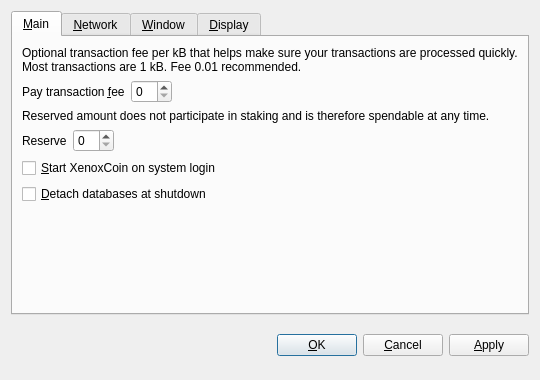
<?xml version="1.0" encoding="UTF-8"?>
<ui version="4.0">
 <class>OptionsDialog</class>
 <widget class="QDialog" name="OptionsDialog">
  <property name="geometry">
   <rect>
    <x>0</x>
    <y>0</y>
    <width>540</width>
    <height>380</height>
   </rect>
  </property>
  <property name="windowTitle">
   <string>Options</string>
  </property>
  <property name="modal">
   <bool>true</bool>
  </property>
  <layout class="QVBoxLayout" name="verticalLayout">
   <item>
    <widget class="QTabWidget" name="tabWidget">
     <property name="tabPosition">
      <enum>QTabWidget::North</enum>
     </property>
     <property name="currentIndex">
      <number>0</number>
     </property>
     <widget class="QWidget" name="tabMain">
      <attribute name="title">
       <string>&amp;Main</string>
      </attribute>
      <layout class="QVBoxLayout" name="verticalLayout_Main">
       <item>
        <widget class="QLabel" name="transactionFeeInfoLabel">
         <property name="text">
          <string>Optional transaction fee per kB that helps make sure your transactions are processed quickly. Most transactions are 1 kB. Fee 0.01 recommended.</string>
         </property>
         <property name="textFormat">
          <enum>Qt::PlainText</enum>
         </property>
         <property name="wordWrap">
          <bool>true</bool>
         </property>
        </widget>
       </item>
       <item>
        <layout class="QHBoxLayout" name="horizontalLayoutFee">
         <item>
          <widget class="QLabel" name="transactionFeeLabel">
           <property name="text">
            <string>Pay transaction &amp;fee</string>
           </property>
           <property name="textFormat">
            <enum>Qt::PlainText</enum>
           </property>
           <property name="buddy">
            <cstring>transactionFee</cstring>
           </property>
          </widget>
         </item>
         <item>
          <widget class="BitcoinAmountField" name="transactionFee"/>
         </item>
         <item>
          <spacer name="horizontalSpacerFee">
           <property name="orientation">
            <enum>Qt::Horizontal</enum>
           </property>
           <property name="sizeHint" stdset="0">
            <size>
             <width>40</width>
             <height>20</height>
            </size>
           </property>
          </spacer>
         </item>
        </layout>
       </item>
       <item>
        <widget class="QLabel" name="reserveBalanceInfoLabel">
         <property name="text">
          <string>Reserved amount does not participate in staking and is therefore spendable at any time.</string>
         </property>
         <property name="textFormat">
          <enum>Qt::PlainText</enum>
         </property>
         <property name="wordWrap">
          <bool>true</bool>
         </property>
        </widget>
       </item>
       <item>
        <layout class="QHBoxLayout" name="horizontalLayoutReserveBalance">
         <item>
          <widget class="QLabel" name="reserveBalanceLabel">
           <property name="text">
            <string>Reserve</string>
           </property>
           <property name="textFormat">
            <enum>Qt::PlainText</enum>
           </property>
           <property name="buddy">
            <cstring>reserveBalance</cstring>
           </property>
          </widget>
         </item>
         <item>
          <widget class="BitcoinAmountField" name="reserveBalance"/>
         </item>
         <item>
          <spacer name="horizontalSpacerReserveBalance">
           <property name="orientation">
            <enum>Qt::Horizontal</enum>
           </property>
           <property name="sizeHint" stdset="0">
            <size>
             <width>40</width>
             <height>20</height>
            </size>
           </property>
          </spacer>
         </item>
        </layout>
       </item>
       <item>
        <widget class="QCheckBox" name="bitcoinAtStartup">
         <property name="toolTip">
          <string>Automatically start XenoxCoin after logging in to the system.</string>
         </property>
         <property name="text">
          <string>&amp;Start XenoxCoin on system login</string>
         </property>
        </widget>
       </item>
       <item>
        <widget class="QCheckBox" name="detachDatabases">
         <property name="toolTip">
          <string>Detach block and address databases at shutdown. This means they can be moved to another data directory, but it slows down shutdown. The wallet is always detached.</string>
         </property>
         <property name="text">
          <string>&amp;Detach databases at shutdown</string>
         </property>
        </widget>
       </item>
       <item>
        <spacer name="verticalSpacer_Main">
         <property name="orientation">
          <enum>Qt::Vertical</enum>
         </property>
         <property name="sizeHint" stdset="0">
          <size>
           <width>20</width>
           <height>40</height>
          </size>
         </property>
        </spacer>
       </item>
      </layout>
     </widget>
     <widget class="QWidget" name="tabNetwork">
      <attribute name="title">
       <string>&amp;Network</string>
      </attribute>
      <layout class="QVBoxLayout" name="verticalLayout_Network">
       <item>
        <widget class="QCheckBox" name="mapPortUpnp">
         <property name="toolTip">
          <string>Automatically open the XenoxCoin client port on the router. This only works when your router supports UPnP and it is enabled.</string>
         </property>
         <property name="text">
          <string>Map port using &amp;UPnP</string>
         </property>
        </widget>
       </item>
       <item>
        <widget class="QCheckBox" name="connectSocks">
         <property name="toolTip">
          <string>Connect to the XenoxCoin network through a SOCKS proxy (e.g. when connecting through Tor).</string>
         </property>
         <property name="text">
          <string>&amp;Connect through SOCKS proxy:</string>
         </property>
        </widget>
       </item>
       <item>
        <layout class="QHBoxLayout" name="horizontalLayout_Network">
         <item>
          <widget class="QLabel" name="proxyIpLabel">
           <property name="text">
            <string>Proxy &amp;IP:</string>
           </property>
           <property name="textFormat">
            <enum>Qt::PlainText</enum>
           </property>
           <property name="buddy">
            <cstring>proxyIp</cstring>
           </property>
          </widget>
         </item>
         <item>
          <widget class="QValidatedLineEdit" name="proxyIp">
           <property name="maximumSize">
            <size>
             <width>140</width>
             <height>16777215</height>
            </size>
           </property>
           <property name="toolTip">
            <string>IP address of the proxy (e.g. 127.0.0.1)</string>
           </property>
          </widget>
         </item>
         <item>
          <widget class="QLabel" name="proxyPortLabel">
           <property name="text">
            <string>&amp;Port:</string>
           </property>
           <property name="textFormat">
            <enum>Qt::PlainText</enum>
           </property>
           <property name="buddy">
            <cstring>proxyPort</cstring>
           </property>
          </widget>
         </item>
         <item>
          <widget class="QLineEdit" name="proxyPort">
           <property name="maximumSize">
            <size>
             <width>55</width>
             <height>16777215</height>
            </size>
           </property>
           <property name="toolTip">
            <string>Port of the proxy (e.g. 9050)</string>
           </property>
          </widget>
         </item>
         <item>
          <widget class="QLabel" name="socksVersionLabel">
           <property name="text">
            <string>SOCKS &amp;Version:</string>
           </property>
           <property name="textFormat">
            <enum>Qt::PlainText</enum>
           </property>
           <property name="buddy">
            <cstring>socksVersion</cstring>
           </property>
          </widget>
         </item>
         <item>
          <widget class="QValueComboBox" name="socksVersion">
           <property name="toolTip">
            <string>SOCKS version of the proxy (e.g. 5)</string>
           </property>
          </widget>
         </item>
         <item>
          <spacer name="horizontalSpacer_Network">
           <property name="orientation">
            <enum>Qt::Horizontal</enum>
           </property>
           <property name="sizeHint" stdset="0">
            <size>
             <width>40</width>
             <height>20</height>
            </size>
           </property>
          </spacer>
         </item>
        </layout>
       </item>
       <item>
        <spacer name="verticalSpacer_Network">
         <property name="orientation">
          <enum>Qt::Vertical</enum>
         </property>
         <property name="sizeHint" stdset="0">
          <size>
           <width>20</width>
           <height>40</height>
          </size>
         </property>
        </spacer>
       </item>
      </layout>
     </widget>
     <widget class="QWidget" name="tabWindow">
      <attribute name="title">
       <string>&amp;Window</string>
      </attribute>
      <layout class="QVBoxLayout" name="verticalLayout_Window">
       <item>
        <widget class="QCheckBox" name="minimizeToTray">
         <property name="toolTip">
          <string>Show only a tray icon after minimizing the window.</string>
         </property>
         <property name="text">
          <string>&amp;Minimize to the tray instead of the taskbar</string>
         </property>
        </widget>
       </item>
       <item>
        <widget class="QCheckBox" name="minimizeOnClose">
         <property name="toolTip">
          <string>Minimize instead of exit the application when the window is closed. When this option is enabled, the application will be closed only after selecting Quit in the menu.</string>
         </property>
         <property name="text">
          <string>M&amp;inimize on close</string>
         </property>
        </widget>
       </item>
       <item>
        <spacer name="verticalSpacer_Window">
         <property name="orientation">
          <enum>Qt::Vertical</enum>
         </property>
         <property name="sizeHint" stdset="0">
          <size>
           <width>20</width>
           <height>40</height>
          </size>
         </property>
        </spacer>
       </item>
      </layout>
     </widget>
     <widget class="QWidget" name="tabDisplay">
      <attribute name="title">
       <string>&amp;Display</string>
      </attribute>
      <layout class="QVBoxLayout" name="verticalLayout_Display">
       <item>
        <layout class="QHBoxLayout" name="horizontalLayout_1_Display">
         <item>
          <widget class="QLabel" name="langLabel">
           <property name="text">
            <string>User Interface &amp;language:</string>
           </property>
           <property name="textFormat">
            <enum>Qt::PlainText</enum>
           </property>
           <property name="buddy">
            <cstring>lang</cstring>
           </property>
          </widget>
         </item>
         <item>
          <widget class="QValueComboBox" name="lang">
           <property name="toolTip">
            <string>The user interface language can be set here. This setting will take effect after restarting XenoxCoin.</string>
           </property>
          </widget>
         </item>
        </layout>
       </item>
       <item>
        <layout class="QHBoxLayout" name="horizontalLayout_2_Display">
         <item>
          <widget class="QLabel" name="unitLabel">
           <property name="text">
            <string>&amp;Unit to show amounts in:</string>
           </property>
           <property name="textFormat">
            <enum>Qt::PlainText</enum>
           </property>
           <property name="buddy">
            <cstring>unit</cstring>
           </property>
          </widget>
         </item>
         <item>
          <widget class="QValueComboBox" name="unit">
           <property name="toolTip">
            <string>Choose the default subdivision unit to show in the interface and when sending coins.</string>
           </property>
          </widget>
         </item>
        </layout>
       </item>
       <item>
        <widget class="QCheckBox" name="displayAddresses">
         <property name="toolTip">
          <string>Whether to show XenoxCoin addresses in the transaction list or not.</string>
         </property>
         <property name="text">
          <string>&amp;Display addresses in transaction list</string>
         </property>
        </widget>
       </item>
       <item>
        <widget class="QCheckBox" name="coinControlFeatures">
         <property name="toolTip">
          <string>Whether to show coin control features or not.</string>
         </property>
         <property name="text">
          <string>Display coin &amp;control features (experts only!)</string>
         </property>
        </widget>
       </item>
       <item>
        <spacer name="verticalSpacer_Display">
         <property name="orientation">
          <enum>Qt::Vertical</enum>
         </property>
         <property name="sizeHint" stdset="0">
          <size>
           <width>20</width>
           <height>40</height>
          </size>
         </property>
        </spacer>
       </item>
      </layout>
     </widget>
    </widget>
   </item>
   <item>
    <layout class="QHBoxLayout" name="horizontalLayout_Buttons">
     <item>
      <spacer name="horizontalSpacer_1">
       <property name="orientation">
        <enum>Qt::Horizontal</enum>
       </property>
       <property name="sizeHint" stdset="0">
        <size>
         <width>40</width>
         <height>48</height>
        </size>
       </property>
      </spacer>
     </item>
     <item>
      <widget class="QLabel" name="statusLabel">
       <property name="font">
        <font>
         <weight>75</weight>
         <bold>true</bold>
        </font>
       </property>
       <property name="text">
        <string/>
       </property>
       <property name="textFormat">
        <enum>Qt::PlainText</enum>
       </property>
       <property name="wordWrap">
        <bool>true</bool>
       </property>
      </widget>
     </item>
     <item>
      <spacer name="horizontalSpacer_2">
       <property name="orientation">
        <enum>Qt::Horizontal</enum>
       </property>
       <property name="sizeHint" stdset="0">
        <size>
         <width>40</width>
         <height>48</height>
        </size>
       </property>
      </spacer>
     </item>
     <item>
      <widget class="QPushButton" name="okButton">
       <property name="text">
        <string>&amp;OK</string>
       </property>
      </widget>
     </item>
     <item>
      <widget class="QPushButton" name="cancelButton">
       <property name="text">
        <string>&amp;Cancel</string>
       </property>
       <property name="autoDefault">
        <bool>false</bool>
       </property>
      </widget>
     </item>
     <item>
      <widget class="QPushButton" name="applyButton">
       <property name="text">
        <string>&amp;Apply</string>
       </property>
       <property name="autoDefault">
        <bool>false</bool>
       </property>
      </widget>
     </item>
    </layout>
   </item>
  </layout>
 </widget>
 <customwidgets>
  <customwidget>
   <class>BitcoinAmountField</class>
   <extends>QSpinBox</extends>
   <header>bitcoinamountfield.h</header>
  </customwidget>
  <customwidget>
   <class>QValueComboBox</class>
   <extends>QComboBox</extends>
   <header>qvaluecombobox.h</header>
  </customwidget>
  <customwidget>
   <class>QValidatedLineEdit</class>
   <extends>QLineEdit</extends>
   <header>qvalidatedlineedit.h</header>
  </customwidget>
 </customwidgets>
 <resources/>
 <connections/>
</ui>
